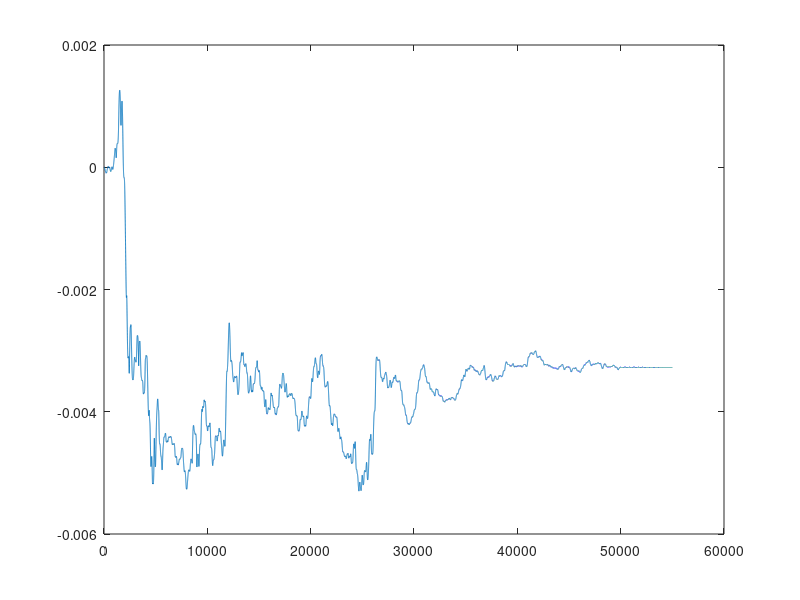

MATLAB code for this plot:
%%振型叠加法

clear
clc

M = [2 0 0;
    0 1.5 0
    0 0 1];
K = 600* [5 -2 0;
    -2 3 -1;
    0 -1 1];

[V,D]=eig(inv(M)*K);
freq=diag(D).^0.5;
[Bc,ord] = sort(freq);                  %ord为记录顺序的向量
wsc=freq(ord);                          %角（圆）频率 rad/s
fsc=wsc/2/pi;                           %频率 Hz
V=V(:,ord);                             %振型按频率阶数排序  一阶振型是第一列

VV = V(:,1:3);                                                      %调整阶数
Mn = VV' * M * VV;
M1 = VV(:,1)' * M * VV(:,1);
M2 = VV(:,2)' * M * VV(:,2);
M3 = VV(:,3)' * M * VV(:,3);

Kn  = VV' * K * VV;
K1 = VV(:,1)' * K * VV(:,1);
K2 = VV(:,2)' * K * VV(:,2);
K3 = VV(:,3)' * K * VV(:,3);

wn = sqrt(Kn/Mn);
w1 = sqrt(K1/M1);
w2 = sqrt(K2/M2);
w3 = sqrt(K3/M3);

wn = real(wn);
Phi_ = Mn^(-1) * VV' * M;
PhiT_ = M * VV * Mn^(-1);
Cn = 2 * 0.005 * wn * Mn;
C = PhiT_ * Cn * Phi_;
C = zeros(3,3);
load("ACC_el.mat");


% Pn1 = (VV(:,1)' * (ACC_el(i, 2) * [1;1;1]));
% Pn2 = (VV(:,2)' * (ACC_el(i, 2) * [1;1;1]));
% Pn3 = (VV(:,3)' * (ACC_el(i, 2) * [1;1;1]));


qn1 = zeros(length(ACC_el),1);
qn2 = zeros(length(ACC_el),1);
qn3 = zeros(length(ACC_el),1);
uu = zeros(3,length(ACC_el));

for i = 2:length(ACC_el)
%     qn1(i) = qn1(i-1) + (1 / (M1*w1)) * (0.001 * ((VV(:,1)' * (ACC_el(i, 2) * [1;1;1])) * sin(w1 * (55 - i * 0.001))));
%     qn2(i) = qn2(i-1) + (1 / (M2*w2)) * (0.001 * ((VV(:,2)' * (ACC_el(i, 2) * [1;1;1])) * sin(w2 * (55 - i * 0.001))));
%     qn3(i) = qn3(i-1) + (1 / (M3*w3)) * (0.001 * ((VV(:,3)' * (ACC_el(i, 2) * [1;1;1])) * sin(w3 * (55 - i * 0.001))));
    qn1(i) = qn1(i-1) + (1 / (M1*w1)) * (0.001 * ((VV(:,1)' * (ACC_el(i, 2) * [1;1;1])) * sin(w1 * (i * 0.001))));
    qn2(i) = qn2(i-1) + (1 / (M2*w2)) * (0.001 * ((VV(:,2)' * (ACC_el(i, 2) * [1;1;1])) * sin(w2 * (i * 0.001))));
    qn3(i) = qn3(i-1) + (1 / (M3*w3)) * (0.001 * ((VV(:,3)' * (ACC_el(i, 2) * [1;1;1])) * sin(w3 * (i * 0.001))));
    uu(:,i) = V(:,1) .* qn1(i) + V(:,2) .* qn2(i) + V(:,3) .* qn3(i);
end

plot(uu(1,:));
% hold on;

%***********************************************************************************%

dofs = length(M);
diagM = diag(M);
alpha = 0.25;
beta = 0.5;
dt = 0.001;
a0 = (1 / alpha / dt / dt);
a1 = (beta /alpha / dt);
a2 = (1 / alpha / dt);
a3 = (1 / 2 / alpha -1);
a4 = (beta / alpha - 1);
a5 = (dt / 2 * (beta / alpha -2));
a6 = (dt * (1 - beta));
a7 = (dt * beta);
Ke = K + a0 * M + a1 * C;

u = zeros(dofs , length(ACC_el));
v = zeros(dofs , length(ACC_el));
ac = zeros(dofs , length(ACC_el));
uuu = u;
for i = 2:length(ACC_el)
    PP = -ACC_el(i,2) * [1;1;1] + M * (a0 * u(:,i-1) + a2 * v(:,i-1) + a3 * ac(:,i-1)) + C * (a1 * u(:,i-1) + a4 * v(:,i-1) + a5 * ac(:,i-1));
    u(:,i) = Ke \ PP;
    uuu(:,i) = u(:,i) + uuu(:,i-1);
    ac(: , i) = a0 * (u(: , i) - u(: , i-1)) - a3 * ac(: , i-1) - a2 * v(: , i-1);
    v(: , i)= v(: , i-1) + a6 * ac(: , i-1) + a7 * ac(: , i);
end

% plot(u(1,:));
% hold on; 
% plot(uuu(1,:));